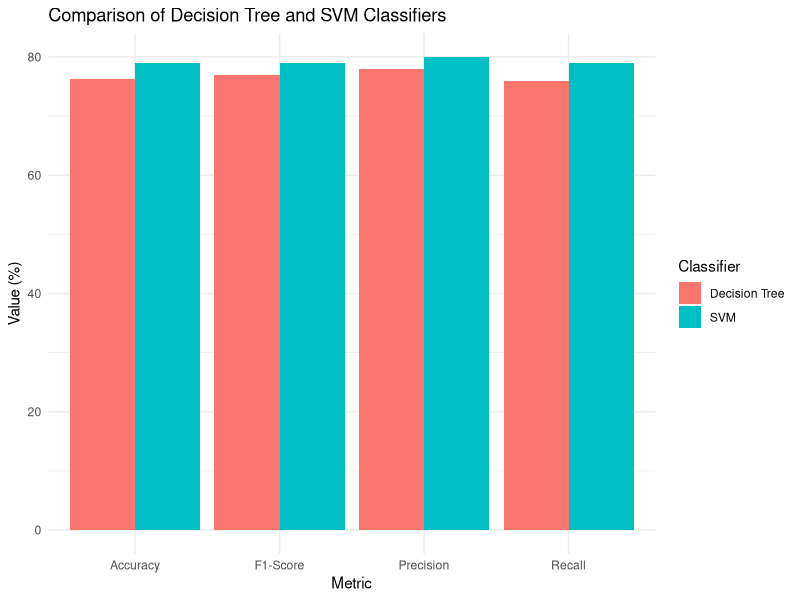

This chart was generated by the following R code:
# Load necessary libraries
library(ggplot2)

# Create a data frame with the results
results <- data.frame(
  Metric = rep(c("Accuracy", "Precision", "Recall", "F1-Score"), 2),
  Value = c(76.3, 78, 76, 77, 78.9, 80, 79, 79), # Example values
  Classifier = rep(c("Decision Tree", "SVM"), each = 4)
)

# Plot the comparison
ggplot(results, aes(x = Metric, y = Value, fill = Classifier)) +
  geom_bar(stat = "identity", position = "dodge") +
  labs(title = "Comparison of Decision Tree and SVM Classifiers", x = "Metric", y = "Value (%)") +
  theme_minimal()
